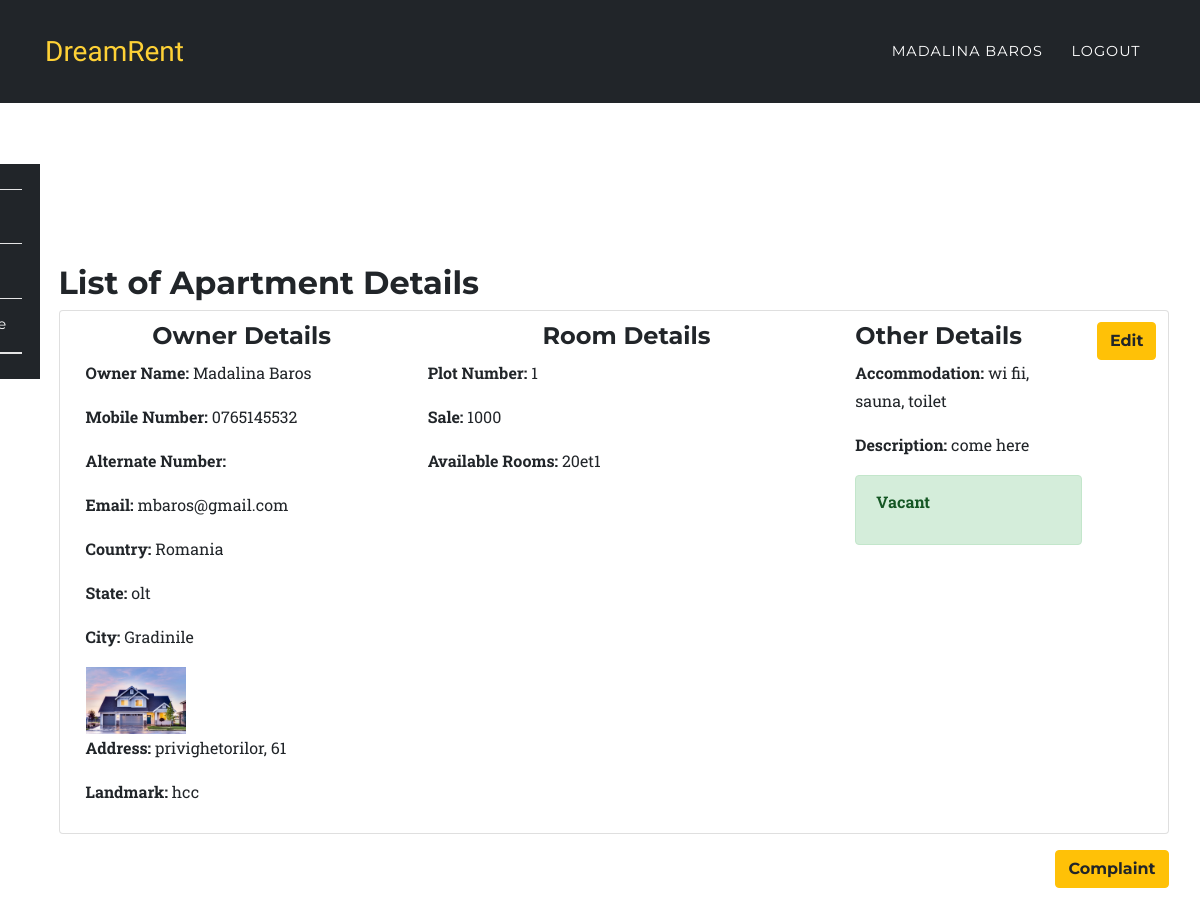
/app/list.php (signed in), run on the app's committed database.
### tables this page shows
CREATE TABLE `room_rental_registrations` (
  `id` int(10) UNSIGNED NOT NULL,
  `fullname` varchar(191) NOT NULL,
  `mobile` varchar(191) NOT NULL,
  `alternat_mobile` varchar(191) NOT NULL,
  `email` varchar(191) NOT NULL,
  `country` varchar(191) NOT NULL,
  `state` varchar(191) NOT NULL,
  `city` varchar(191) NOT NULL,
  `landmark` varchar(191) NOT NULL,
  `rent` varchar(191) NOT NULL,
  `sale` varchar(190) DEFAULT NULL,
  `deposit` varchar(191) NOT NULL,
  `plot_number` varchar(191) NOT NULL,
  `rooms` varchar(100) DEFAULT NULL,
  `address` varchar(191) NOT NULL,
  `accommodation` varchar(191) NOT NULL,
  `description` varchar(191) NOT NULL,
  `image` varchar(191) DEFAULT NULL,
  `open_for_sharing` varchar(191) DEFAULT NULL,
  `other` varchar(191) DEFAULT NULL,
  `vacant` int(1) NOT NULL DEFAULT 1,
  `created_at` timestamp NULL DEFAULT current_timestamp(),
  `updated_at` timestamp NULL DEFAULT current_timestamp(),
  `user_id` int(10) DEFAULT NULL
);

### app/list.php (the view, shortened to what this page needs)
<?php
	require '../config/config.php';
		try {
			if($_SESSION['role'] == 'user'){
				$stmt = $connect->prepare('SELECT * FROM room_rental_registrations_apartment WHERE :user_id = user_id ');
				$stmt->execute(array(
					':user_id' => $_SESSION['id']
				));
				$data1 = $stmt->fetchAll (PDO::FETCH_ASSOC);
				$stmt = $connect->prepare('SELECT * FROM room_rental_registrations WHERE :user_id = user_id ');
				$stmt->execute(array(
					':user_id' => $_SESSION['id']
				));
				$data2 = $stmt->fetchAll (PDO::FETCH_ASSOC);
				$data = array_merge($data1,$data2);
			}
		}catch(PDOException $e) {
			$errMsg = $e->getMessage();
		}
?>
<?php include '../include/header.php';?>
	<nav class="navbar navbar-expand-lg navbar-dark fixed-top" style="background-color:#212529;" id="mainNav">
      <div class="container">
        <a class="navbar-brand js-scroll-trigger" href="../index.php">DreamRent</a>
        <div class="collapse navbar-collapse" id="navbarResponsive">
          <ul class="navbar-nav text-uppercase ml-auto">
            <li class="nav-item">
              <a class="nav-link" href="#"><?php echo $_SESSION['fullname']; ?> <?php if($_SESSION['role'] == 'admin'){ echo "(Admin)"; } ?></a>
            </li>
            <li class="nav-item">
              <a href="../auth/logout.php" class="nav-link">Logout</a>
            </li>
          </ul>
        </div>
      </div>
    </nav>
<section style="padding-left:0px;">
		<?php include '../include/side-nav.php';?>
</section>
<section class="wrapper" style="margin-left: 1%;margin-top:-15%;">
	<div class="container">
		<div class="row">
			<div class="col-12">
			<h2>List of Apartment Details</h2>
				<?php
					foreach ($data as $key => $value) {
						echo '<div class="card card-inverse card-info mb-3" style="padding:1%;">
								  <div class="card-block">';
								  	echo '<a class="btn btn-warning float-right" href="update.php?id='.$value['id'].'&act=';if(!empty($value['own'])){ echo "ap"; }else{ echo "indi"; } echo '">Edit</a>';
									 echo 	'<div class="row">
											<div class="col-4">
											<h4 class="text-center">Owner Details</h4>';
											 	echo '<p><b>Owner Name: </b>'.$value['fullname'].'</p>';
											 	echo '<p><b>Mobile Number: </b>'.$value['mobile'].'</p>';
											 	echo '<p><b>Alternate Number: </b>'.$value['alternat_mobile'].'</p>';
											 	echo '<p><b>Email: </b>'.$value['email'].'</p>';
											 	echo '<p><b>Country: </b>'.$value['country'].'</p><p><b> State: </b>'.$value['state'].'</p><p><b> City: </b>'.$value['city'].'</p>';
											 	if ($value['image'] !== 'uploads/') {
											 		echo '<img src="'.$value['image'].'" width="100">';
											 	}
											 	echo '<p><b>Address: </b>'.$value['address'].'</p><p><b> Landmark: </b>'.$value['landmark'].'</p>';
										echo '</div>
											<div class="col-5">
											<h4 class="text-center">Room Details</h4>';
												echo '<p><b>Plot Number: </b>'.$value['plot_number'].'</p>';
												if(isset($value['sale'])){
													echo '<p><b>Sale: </b>'.$value['sale'].'</p>';
												}
												echo '<p><b>Available Rooms: </b>'.$value['rooms'].'</p>';
										echo '</div>
											<div class="col-3">
											<h4>Other Details</h4>';
											echo '<p><b>Accommodation: </b>'.$value['accommodation'].'</p>';
											echo '<p><b>Description: </b>'.$value['description'].'</p>';
												if($value['vacant'] == 0){
													echo '<div class="alert alert-danger" role="alert"><p><b>Occupied</b></p></div>';
												}else{
													echo '<div class="alert alert-success" role="alert"><p><b>Vacant</b></p></div>';
												}
											echo '</div>
										</div>
								   </div>
								</div>';
								echo '<a class="btn btn-warning float-right" href="../app/complaint.php">Complaint</a><br><br>';
					}
				?>
			</div>
		</div>
	</div>
</section>
<?php include '../include/footer.php';?>

### include/header.php (shortened to what this page needs)
<!DOCTYPE html>
<html lang="en">
  <head>
    <link href="../assets/plugins/bootstrap/css/bootstrap.min.css" rel="stylesheet">
    <link href="../assets/plugins/font-awesome/css/font-awesome.min.css" rel="stylesheet" type="text/css">
    <link href="../assets/css/rent.css" rel="stylesheet">
    <link href="../assets/css/style.css" rel="stylesheet">
  </head>
  <body id="page-top">

### include/side-nav.php (shortened to what this page needs)
<br>
	<nav class="navbar navbar-expand-sm navbar-default sidebar" style="background-color:#212529;" id="mainNav">
      <div class="container">
        <div class="collapse navbar-collapse" id="navbarResponsive1">
          <ul class="navbar-nav text-center" style="    flex-direction: column;">
            <li class="nav-item">
              <a class="nav-link" href="../auth/dashboard.php">Home</a>
            </li>
            <li class="nav-item">
            	<?php if($_SESSION['role'] == 'admin' || $_SESSION['role'] == 'user'){
	        		echo '<a href="../app/register.php" class="nav-link">Register</a>';
	      	 	} ?>
            </li>
            <li class="nav-item">
	        	<a href="../app/list.php" class="nav-link">Details/Update</a>
            </li>
            <li class="nav-item">
            </li>
          </ul>
        </div>
      </div>
    </nav>

### include/footer.php (shortened to what this page needs)
  </body>
</html>

### assets/css/rent.css (style rules this page uses)
body { overflow-x: hidden; font-family: 'Roboto Slab', 'Helvetica Neue', Helvetica, Arial, sans-serif; }
p { line-height: 1.75; }
a { color: #fed136; }
h1, h2, h3, h4, h5, h6 { font-weight: 700; font-family: 'Montserrat', 'Helvetica Neue', Helvetica, Arial, sans-serif; }
section { padding: 100px 0; }
@media (min-width: 768px) { section { padding: 140px 0; } }
.btn { font-family: 'Montserrat', 'Helvetica Neue', Helvetica, Arial, sans-serif; font-weight: 700; }
#mainNav { background-color: #212529; }
#mainNav .navbar-brand { color: #fed136; font-family: 'Kaushan Script', 'Helvetica Neue', Helvetica, Arial, cursive; }
#mainNav .navbar-nav .nav-item .nav-link { font-size: 90%; font-weight: 400; padding: 0.75em 0; letter-spacing: 1px; color: white; font-family: 'Montserrat', 'Helvetica Neue', Helvetica, Arial, sans-serif; }
@media (min-width: 992px) { #mainNav { padding-top: 25px; padding-bottom: 25px; -webkit-transition: padding-top 0.3s, padding-bottom 0.3s; -moz-transition: padding-top 0.3s, padding-bottom 0.3s; transition: padding-top 0.3s, padding-bottom 0.3s; border: none; background-color: transparent; } }
@media (min-width: 992px) { #mainNav .navbar-brand { font-size: 1.75em; -webkit-transition: all 0.3s; -moz-transition: all 0.3s; transition: all 0.3s; } }
@media (min-width: 992px) { #mainNav .navbar-nav .nav-item .nav-link { padding: 1.1em 1em !important; } }

### assets/css/style.css (style rules this page uses)
.navbar { border-radius: 0px; }
nav.sidebar, .main { -webkit-transition: margin 200ms ease-out; -moz-transition: margin 200ms ease-out; -o-transition: margin 200ms ease-out; transition: margin 200ms ease-out; }
@media (min-width: 765px) { nav.sidebar a { padding-right: 13px; } }
@media (min-width: 765px) { nav.sidebar .navbar-nav > li:first-child { border-top: 1px #e5e5e5 solid; } }
@media (min-width: 765px) { nav.sidebar .navbar-nav > li { border-bottom: 1px #e5e5e5 solid; } }
@media (min-width: 765px) { nav.sidebar .navbar-collapse, nav.sidebar .container-fluid { padding: 0 0px 0 0px; } }
@media (min-width: 765px) { nav.sidebar { width: 200px; height: 100%; margin-left: -160px; float: left; margin-bottom: 0px; } }
@media (min-width: 765px) { nav.sidebar li { width: 100%; } }
section { padding-left: 15px; }

### data on the page
room_rental_registrations: fullname "Madalina Baros", mobile "0765145532", email "mbaros@gmail.com", country "Romania", state "olt", city "Gradinile", image (picture), address "privighetorilor, 61", landmark "hcc", plot_number "1", sale "1000", rooms "20et1", accommodation "wi fii, sauna, toilet", description "come here", vacant "Vacant"

### other printed values
$_SESSION['fullname'] "MADALINA BAROS"
